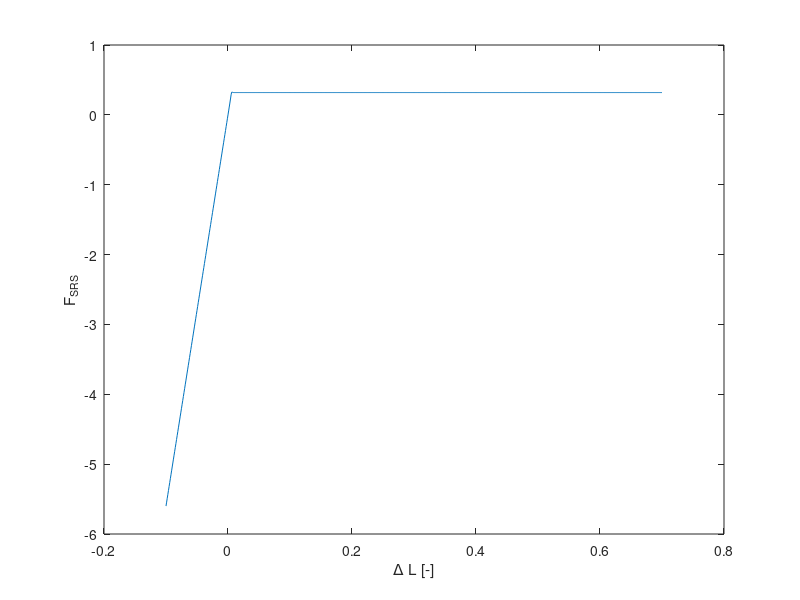

The MATLAB source for this figure:
a = 0.2;
FMo = 1000;
FMltilda = 1;
kSRS = 280;

deltaL = -0.1:0.001:0.7;
Fsrs = zeros(size(deltaL));

b = 1000;

for i = 1:length(deltaL)
dLm = deltaL(i);
Fsrs(i)     =(0.5*tanh(b*(-dLm+5.7*10^(-3)))+0.5)*dLm.*FMltilda*a*kSRS + (0.5*tanh(b*(dLm - 5.7*10^(-3)))+0.5)*5.7*10^(-3)*a*FMltilda*kSRS;

end

% figure()
plot(deltaL, Fsrs)
hold on
xlabel('\Delta L [-]')
ylabel('F_{SRS}')